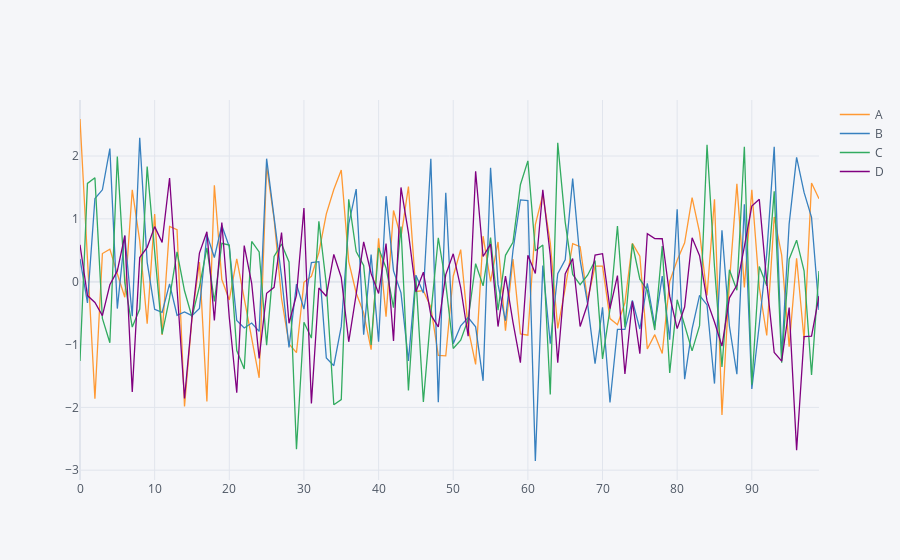

Write notebook code for a chart like this one.
### Code cell
df1.iplot() #this gives an interactive line plot
